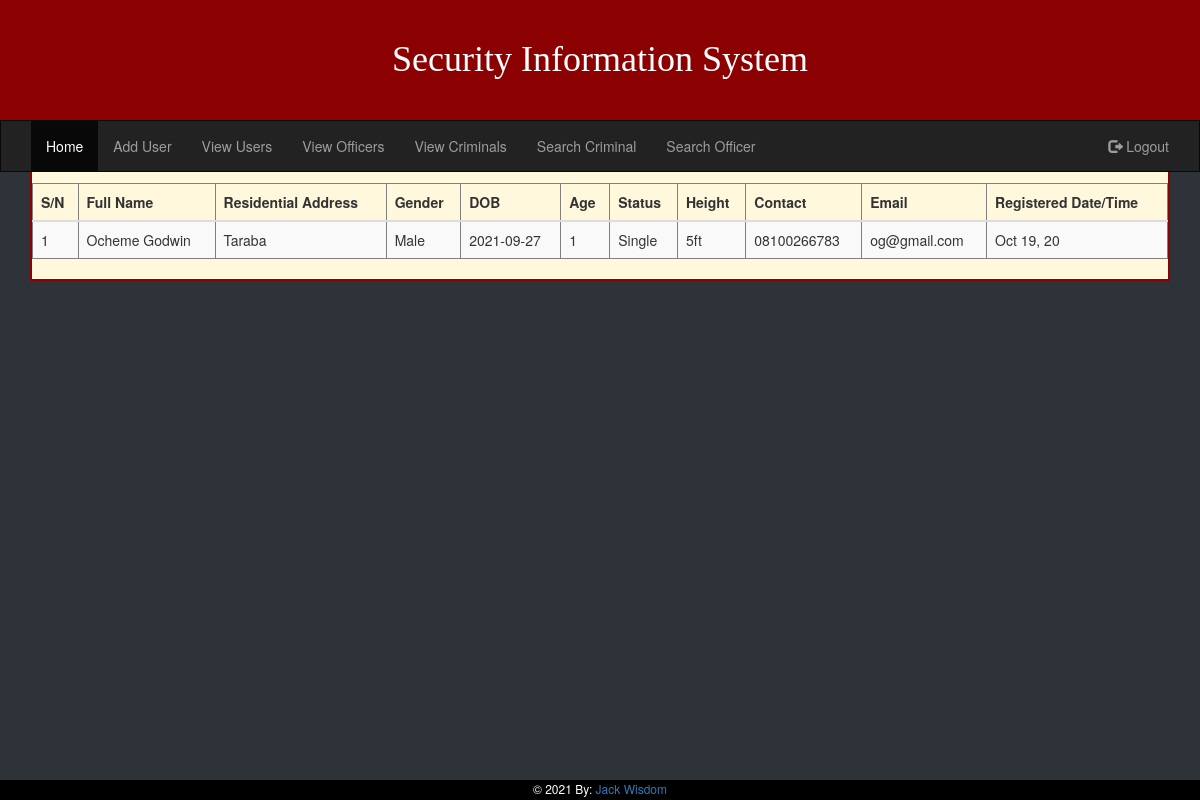
/Admin/officers.php, run on the app's committed database.
### tables this page shows
CREATE TABLE `officers` (
  `id` int(11) NOT NULL,
  `fullname` varchar(100) NOT NULL,
  `resi_address` varchar(225) NOT NULL,
  `gender` varchar(10) NOT NULL,
  `birth` varchar(50) NOT NULL,
  `age` varchar(225) NOT NULL,
  `status` varchar(50) NOT NULL,
  `height` varchar(50) NOT NULL,
  `contact` varchar(11) NOT NULL,
  `email` varchar(50) NOT NULL,
  `create_datetime` varchar(50) NOT NULL
);

### Admin/officers.php (the view, shortened to what this page needs)
<!DOCTYPE html>
<html>
<head>
	<link rel="stylesheet" type="text/css" href="style.css">
</head>
<body>
<body style="background: #2d3339;">
<?php
 include '../DB/db.php';
 include '../Header/admin.php';
 $sql = $con->query("SELECT * FROM officers")
?>
<fieldset class="content" style="margin-left: 30px; margin-right: 30px; margin-top: 100px;">
 <h1 align="center" style="color: white; background-color: darkred; margin-top: 0px;">Officers</h1>
            <div class="table-responsive">
    <table class="table table-striped" border="1">
        <thead>
      <tr>
        <th>S/N</th>
        <th>Full Name</th>
        <th>Residential Address</th>
        <th>Gender</th>
        <th>DOB</th>
        <th>Age</th>
        <th>Status</th>
        <th>Height</th>
         <th>Contact</th>
          <th>Email</th>
          <th>Registered Date/Time</th>
      </tr>
    </thead>
     <?php $no=1;  while ($row = mysqli_fetch_array($sql)) { ?>
    <tbody>
         <tr>
        <td><?php echo $no++; ?></td>
        <td><?php echo $row['fullname'];?></td>
         <td><?php echo $row['resi_address'];?></td>
          <td><?php echo $row['gender'];?></td>
          <td><?php echo $row['birth'];?></td>
          <td><?php echo $row['age'];?></td>
           <td><?php echo $row['status'];?></td>
            <td><?php echo $row['height'];?></td>
             <td><?php echo $row['contact'];?></td>
          <td><?php echo $row['email'];?></td>
          <td><?php echo $row['create_datetime'];?></td>
      </tr>
    </tbody>
    <?php } ?>
  </table>
</div>
</fieldset>
<?php include '../footer.php'; ?>
</body>
</html>

### Admin/style.css (style rules this page uses)
body { background: #2d3339; }
* { margin: 0px; padding: 0px; }
.content { background-color: cornsilk; border: 2px solid darkred; }

### data on the page
officers: fullname "Ocheme Godwin", resi_address "Taraba", gender "Male", birth "2021-09-27", age "1", status "Single", height "5ft", contact "08100266783", email "og@gmail.com", create_datetime "Oct 19, 20"
